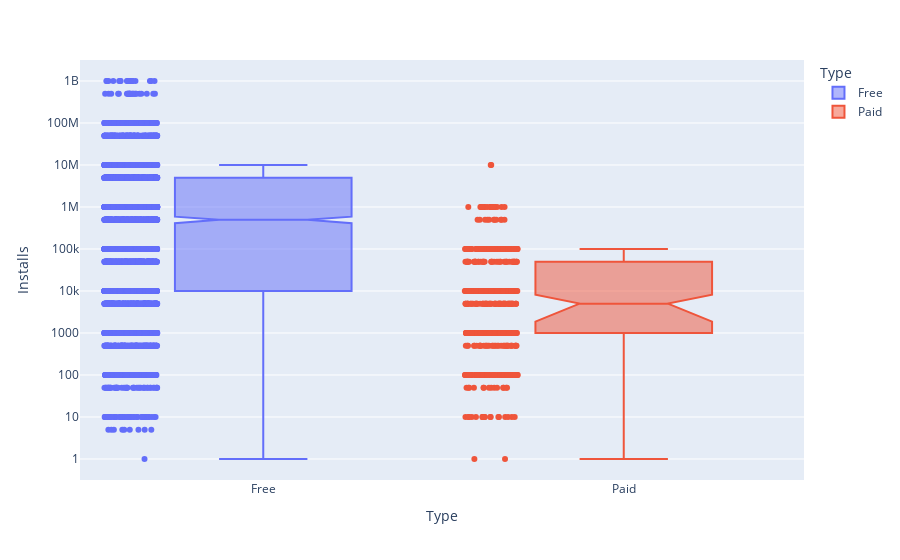

The notebook cell this image was saved under:
### Markdown cell above
# Plotly Box Plots: Lost Downloads for Paid Apps

**Challenge**: Create a box plot that shows the number of Installs for free versus paid apps. How does the median number of installations compare? Is the difference large or small?

Use the [Box Plots Guide](https://plotly.com/python/box-plots/) and the [.box API reference](https://plotly.com/python-api-reference/generated/plotly.express.box.html) to create the following chart. 

<img src=https://imgur.com/uVsECT3.png>

### Code cell
fig1 = px.box(df_apps_clean, y='Installs', x='Type', color='Type', notched=True, points='all', 
              title='How many downloads are paid apps giving up')
fig1.update_layout(yaxis=dict(type='log'))
fig1.show()

### Figure 1 — Plotly figure (JSON) as saved in the notebook; plotly's stock layout.template omitted (floating-point values rounded to 4 significant figures; data arrays with more than 128 entries replaced by an {"elided": "..."} marker saying what was removed)
{"data": [{"alignmentgroup": "True", "boxpoints": "all", "hovertemplate": "Type=%{x}<br>Installs=%{y}<extra></extra>", "legendgroup": "Free", "marker": {"color": "#636efa"}, "name": "Free", "notched": true, "offsetgroup": "Free", "orientation": "v", "showlegend": true, "type": "box", "x": {"elided": "7595 str values"}, "x0": " ", "xaxis": "x", "y": {"elided": "7595 int values"}, "y0": " ", "yaxis": "y"}, {"alignmentgroup": "True", "boxpoints": "all", "hovertemplate": "Type=%{x}<br>Installs=%{y}<extra></extra>", "legendgroup": "Paid", "marker": {"color": "#EF553B"}, "name": "Paid", "notched": true, "offsetgroup": "Paid", "orientation": "v", "showlegend": true, "type": "box", "x": {"elided": "604 str values"}, "x0": " ", "xaxis": "x", "y": {"elided": "604 int values"}, "y0": " ", "yaxis": "y"}], "layout": {"boxmode": "overlay", "legend": {"title": {"text": "Type"}, "tracegroupgap": 0}, "margin": {"t": 60}, "xaxis": {"anchor": "y", "categoryarray": ["Free", "Paid"], "categoryorder": "array", "domain": [0, 1], "title": {"text": "Type"}}, "yaxis": {"anchor": "x", "domain": [0, 1], "title": {"text": "Installs"}, "type": "log"}}}
